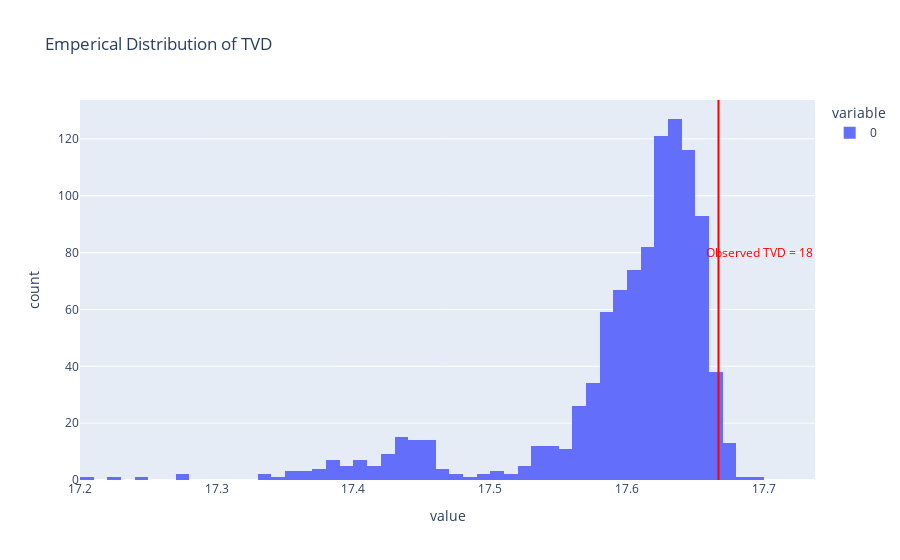

The cell this chart's notebook holds for it:
### Code cell
fig = px.histogram(tvd_list, title = 'Emperical Distribution of TVD')
fig.add_vline(x=obs, line_color='red')
fig.add_annotation(text=f'<span style="color:red">Observed TVD = {round(obs)}</span>',
                   x = obs + 0.03, showarrow=False, y = 80)
fig.show()

### Figure 1 — Plotly figure (JSON) as saved in the notebook; plotly's stock layout.template omitted (floating-point values rounded to 4 significant figures; data arrays with more than 128 entries replaced by an {"elided": "..."} marker saying what was removed)
{"data": [{"alignmentgroup": "True", "bingroup": "x", "hovertemplate": "variable=0<br>value=%{x}<br>count=%{y}<extra></extra>", "legendgroup": "0", "marker": {"color": "#636efa", "pattern": {"shape": ""}}, "name": "0", "offsetgroup": "0", "orientation": "v", "showlegend": true, "type": "histogram", "x": {"elided": "1000 float values"}, "xaxis": "x", "yaxis": "y"}], "layout": {"annotations": [{"showarrow": false, "text": "<span style=\"color:red\">Observed TVD = 18</span>", "x": 17.7, "y": 80}], "barmode": "relative", "legend": {"title": {"text": "variable"}, "tracegroupgap": 0}, "shapes": [{"line": {"color": "red"}, "type": "line", "x0": 17.67, "x1": 17.67, "xref": "x", "y0": 0, "y1": 1, "yref": "y domain"}], "title": {"text": "Emperical Distribution of TVD"}, "xaxis": {"anchor": "y", "domain": [0, 1], "title": {"text": "value"}}, "yaxis": {"anchor": "x", "domain": [0, 1], "title": {"text": "count"}}}}
